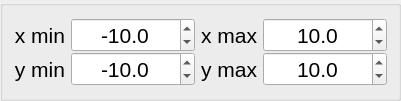
     <widget class="QGroupBox" name="groupBox">
      <property name="geometry">
       <rect>
        <x>10</x>
        <y>456</y>
        <width>400</width>
        <height>101</height>
       </rect>
      </property>
      <property name="title">
       <string/>
      </property>
      <layout class="QGridLayout" name="gridLayout_2">
       <item row="0" column="0">
        <layout class="QGridLayout" name="gridLayoutGraphRange">
         <property name="verticalSpacing">
          <number>0</number>
         </property>
         <item row="0" column="0">
          <widget class="QLabel" name="label_5">
           <property name="font">
            <font>
             <pointsize>16</pointsize>
             <strikeout>false</strikeout>
             <stylestrategy>PreferDefault</stylestrategy>
             <kerning>false</kerning>
            </font>
           </property>
           <property name="text">
            <string>x min</string>
           </property>
           <property name="alignment">
            <set>Qt::AlignRight|Qt::AlignTrailing|Qt::AlignVCenter</set>
           </property>
          </widget>
         </item>
         <item row="1" column="2">
          <widget class="QLabel" name="label_7">
           <property name="font">
            <font>
             <pointsize>16</pointsize>
             <strikeout>false</strikeout>
             <stylestrategy>PreferDefault</stylestrategy>
             <kerning>false</kerning>
            </font>
           </property>
           <property name="text">
            <string>y max</string>
           </property>
           <property name="alignment">
            <set>Qt::AlignRight|Qt::AlignTrailing|Qt::AlignVCenter</set>
           </property>
          </widget>
         </item>
         <item row="0" column="1">
          <widget class="QDoubleSpinBox" name="doubleSpinBox_xmin">
           <property name="font">
            <font>
             <pointsize>16</pointsize>
             <strikeout>false</strikeout>
             <stylestrategy>PreferDefault</stylestrategy>
             <kerning>false</kerning>
            </font>
           </property>
           <property name="inputMethodHints">
            <set>Qt::ImhNone</set>
           </property>
           <property name="frame">
            <bool>true</bool>
           </property>
           <property name="alignment">
            <set>Qt::AlignCenter</set>
           </property>
           <property name="decimals">
            <number>1</number>
           </property>
           <property name="minimum">
            <double>-1000000.000000000000000</double>
           </property>
           <property name="maximum">
            <double>1000000.000000000000000</double>
           </property>
           <property name="value">
            <double>-10.000000000000000</double>
           </property>
          </widget>
         </item>
         <item row="1" column="3">
          <widget class="QDoubleSpinBox" name="doubleSpinBox_ymax">
           <property name="font">
            <font>
             <pointsize>16</pointsize>
             <strikeout>false</strikeout>
             <stylestrategy>PreferDefault</stylestrategy>
             <kerning>false</kerning>
            </font>
           </property>
           <property name="alignment">
            <set>Qt::AlignCenter</set>
           </property>
           <property name="decimals">
            <number>1</number>
           </property>
           <property name="minimum">
            <double>-1000000.000000000000000</double>
           </property>
           <property name="maximum">
            <double>1000000.000000000000000</double>
           </property>
           <property name="value">
            <double>10.000000000000000</double>
           </property>
          </widget>
         </item>
         <item row="0" column="3">
          <widget class="QDoubleSpinBox" name="doubleSpinBox_xmax">
           <property name="font">
            <font>
             <pointsize>16</pointsize>
             <strikeout>false</strikeout>
             <stylestrategy>PreferDefault</stylestrategy>
             <kerning>false</kerning>
            </font>
           </property>
           <property name="alignment">
            <set>Qt::AlignCenter</set>
           </property>
           <property name="decimals">
            <number>1</number>
           </property>
           <property name="minimum">
            <double>-1000000.000000000000000</double>
           </property>
           <property name="maximum">
            <double>1000000.000000000000000</double>
           </property>
           <property name="value">
            <double>10.000000000000000</double>
           </property>
          </widget>
         </item>
         <item row="1" column="1">
          <widget class="QDoubleSpinBox" name="doubleSpinBox_ymin">
           <property name="font">
            <font>
             <pointsize>16</pointsize>
             <strikeout>false</strikeout>
             <stylestrategy>PreferDefault</stylestrategy>
             <kerning>false</kerning>
            </font>
           </property>
           <property name="alignment">
            <set>Qt::AlignCenter</set>
           </property>
           <property name="decimals">
            <number>1</number>
           </property>
           <property name="minimum">
            <double>-1000000.000000000000000</double>
           </property>
           <property name="maximum">
            <double>1000000.000000000000000</double>
           </property>
           <property name="value">
            <double>-10.000000000000000</double>
           </property>
          </widget>
         </item>
         <item row="0" column="2">
          <widget class="QLabel" name="label_6">
           <property name="font">
            <font>
             <pointsize>16</pointsize>
             <strikeout>false</strikeout>
             <stylestrategy>PreferDefault</stylestrategy>
             <kerning>false</kerning>
            </font>
           </property>
           <property name="text">
            <string>x max</string>
           </property>
           <property name="alignment">
            <set>Qt::AlignRight|Qt::AlignTrailing|Qt::AlignVCenter</set>
           </property>
          </widget>
         </item>
         <item row="1" column="0">
          <widget class="QLabel" name="label_8">
           <property name="font">
            <font>
             <pointsize>16</pointsize>
             <strikeout>false</strikeout>
             <stylestrategy>PreferDefault</stylestrategy>
             <kerning>false</kerning>
            </font>
           </property>
           <property name="text">
            <string>y min</string>
           </property>
           <property name="alignment">
            <set>Qt::AlignRight|Qt::AlignTrailing|Qt::AlignVCenter</set>
           </property>
          </widget>
         </item>
        </layout>
       </item>
      </layout>
     </widget>
